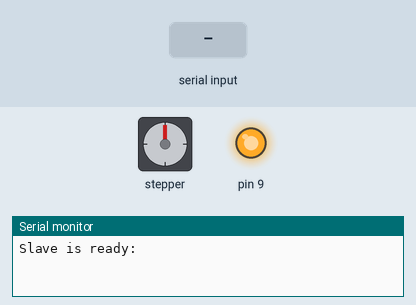
This sketch was run on a simulated Arduino Uno, built with avr-gcc and run on an emulated ATmega328P. Parts: stepper motor, output pins drawn as LEDs (lit = HIGH), the last lines printed to the serial monitor. The inputs (shaded band) are chosen by the test bench. Stepper angles assume 2048 steps per turn.

Above: at 1.2 s.
1.3 s: "1" received over the second serial link
At 3.8 s:
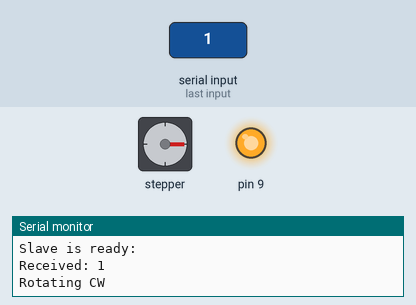
4.3 s: "1" received over the second serial link
At 6.1 s:
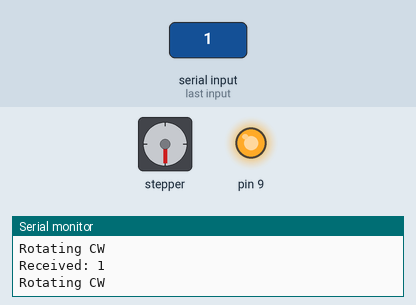
7.3 s: "0" received over the second serial link
At 7.75 s:
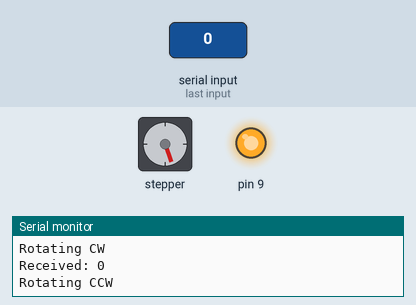
Timing chart, 0 to 10.3 s (numbered marks = the images above; inputs shaded):
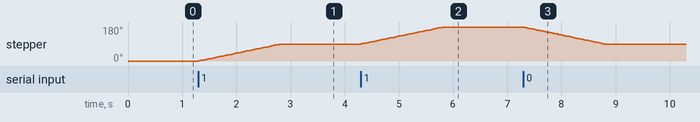

Measured:
- after the input at 1.3 s, stepper: turns 90° clockwise in 1.5 s, starting at once
- after the input at 4.3 s, stepper: turns 90° clockwise in 1.5 s, starting at once
- after the input at 7.3 s, stepper: turns 90° counter-clockwise in 1.5 s, starting at once

The sketch:

nhietdodoandung.ino
```cpp
#include <SoftwareSerial.h>
#include "Stepper.h"

SoftwareSerial BTSerial(10, 11); // RX | TX
const int stepsPerRevolution = 2048;
Stepper myStepper(stepsPerRevolution, 4,6,5,7);

int degreeToSteps(int degree, int STEPS = 2048) {
  if (degree == 0) return 0;
  return STEPS / (360 / degree);
}

void setup() {
  pinMode(9, OUTPUT);
  digitalWrite(9, HIGH);
  Serial.begin(9600);
  Serial.println("Slave is ready:");
  BTSerial.begin(38400); // HC-05 baud rate
  myStepper.setSpeed(10);
}

void loop() {
  if (BTSerial.available()) {
    char c = BTSerial.read();
    Serial.println("Received: " + String(c)); // Hiển thị ký tự nhận được trên Serial Monitor

    int degree = degreeToSteps(90);
    if (c == '1') {
      Serial.println("Rotating CW");
      myStepper.step(degree);
    } else if (c == '0') {
      Serial.println("Rotating CCW");
      myStepper.step(-degree);
    }
    yield();
  }
}
```
